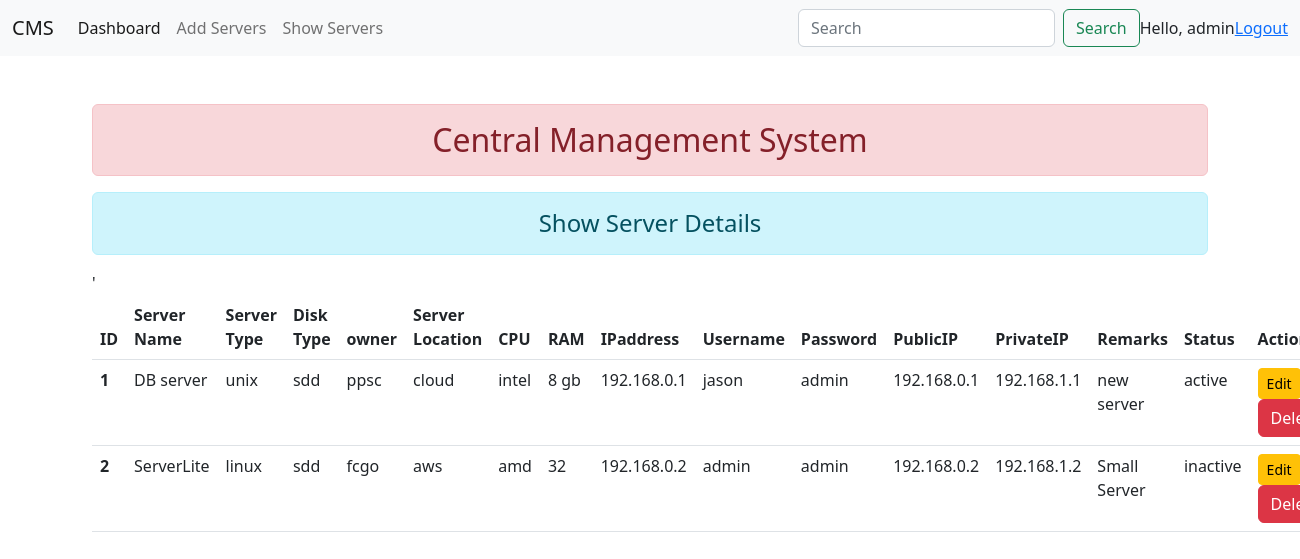
The app's page /showserver/ (signed in) with its own data.
### servers/models.py (models this page shows)
class ServerDetails(models.Model):
    servername = models.CharField(max_length=250, unique=True)
    servertype_choices = (
        ('windows','WINDOWS'),
        ('linux', 'LINUX'),
        ('mac','MAC'),
        ('unix','UNIX'),
    )
    servertype = models.CharField(max_length=250, choices = servertype_choices, default= 'windows')
    disktype_choices = (
        ('hdd','HDD'),
        ('sdd','SDD'),
        ('san disk','SAN DISK'),
    )
    disktype = models.CharField(max_length=250, choices= disktype_choices, default='hdd')
    owner_choice = (
        ('ppsc','PPSC'),
        ('fcgo','FCGO'),
    )
    owner = models.CharField(max_length=250, choices= owner_choice, default='ppsc')
    location_choices = (
        ('cloud','CLOUD'),
        ('standalone','STANDALONE'),
        ('aws','AWS'),
        ('azure','AZURE'),
    )
    serverlocation = models.CharField(max_length=250, choices = location_choices, default='cloud')
    cpu = models.CharField(max_length=250)
    ram = models.CharField(max_length=250)
    ipaddress = models.CharField(max_length=250,unique = True)
    username = models.CharField(max_length=250, unique = True)
    password = models.CharField(max_length=250)
    publicip = models.CharField(max_length=250,unique= True)
    privateip = models.CharField(max_length=250,unique= True)
    remarks = models.CharField(max_length=250, null=True , blank= True)
    status_choices = (
        ('active','ACTIVE'),
        ('inactive','INACTIVE'),
    )
    status = models.CharField(max_length=250, choices= status_choices, default='active' )

### servers/views.py (the view)
# urls.py: path('showserver/', views.showserver, name="showserver"),
@login_required(login_url='login')
def showserver(request):
    show_servers = ServerDetails.objects.all()
    return render(request, 'showserver.html', {'show': show_servers})

### templates/showserver.html (shortened to what this page needs)
{% extends 'base.html' %}
{% block content %}
<div>
    <h4 class="text-center alert alert-info">Show Server Details</h4>
    {% if show %}
        <table class="table table-hover">
            <thead>
                <tr>
                  <th scope="col">ID</th>
                  <th scope="col">Server Name</th>
                  <th scope="col">Server Type</th>
                  <th scope="col">Disk Type</th>
                  <th scope="col">owner</th>
                  <th scope="col">Server Location</th>
                  <th scope="col">CPU</th>
                  <th scope="col">RAM</th>
                  <th scope="col">IPaddress</th>
                  <th scope="col">Username</th>
                  <th scope="col">Password</th>
                  <th scope="col">PublicIP</th>
                  <th scope="col">PrivateIP</th>
                  <th scope="col">Remarks</th>
                  <th scope="col">Status</th>'
                  <th scope="col">Action</th>
                </tr>
              </thead>
              <tbody>
                    {% for sh in show %}
                <tr>
                    <th scope="row">{{sh.id}}</th>
                    <td>{{sh.servername}}</td>
                    <td>{{sh.servertype}}</td>
                    <td>{{sh.disktype}}</td>
                    <td>{{sh.owner}}</td>
                    <td>{{sh.serverlocation}}</td>
                    <td>{{sh.cpu}}</td>
                    <td>{{sh.ram}}</td>
                    <td>{{sh.ipaddress}}</td>
                    <td>{{sh.username}}</td>
                    <td>{{sh.password}}</td>
                    <td>{{sh.publicip}}</td>
                    <td>{{sh.privateip}}</td>
                    <td>{{sh.remarks}}</td>
                    <td>{{sh.status}}</td>
                    <td>
                        <a href="{% url 'updatedata' sh.id %}" class="btn btn-warning btn-sm">Edit</a>
                        <form action="{% url 'deletedata' sh.id %}" method="post" class="d-inline">
                            <input type="submit" class="btn btn-danger" value="Delete">
                        </form>
                    </td>
                </tr>
                    {% endfor %}
              </tbody>
        </table>
    {% else %}
        <h4 class="text-center alert alert-warning">No Records </h4>
    {% endif %}
</div>
{% endblock %}

### templates/base.html (shortened to what this page needs)
<!DOCTYPE html>
<html lang="en">
<head>
    <link href="https://cdn.jsdelivr.net/npm/bootstrap@5.2.0-beta1/dist/css/bootstrap.min.css" rel="stylesheet">
</head>
<body>
    <nav class="navbar navbar-expand-lg bg-light">
        <div class="container-fluid">
          <a class="navbar-brand" href="#">CMS</a>
          <div class="collapse navbar-collapse" id="navbarSupportedContent">
            <ul class="navbar-nav me-auto mb-2 mb-lg-0">
              <li class="nav-item">
                <a class="nav-link active" aria-current="page" href="{% url 'addandshow' %}">Dashboard</a>
              </li>
              <li class="nav-item">
                <a class="nav-link" href="{% url 'addserver' %}">Add Servers</a>
              </li>
              <li class="nav-item">
                <a class="nav-link" href="{% url 'showserver' %}">Show Servers</a>
              </li>
            </ul>
            <form class="d-flex" role="search">
              <input class="form-control me-2" type="search" placeholder="Search" aria-label="Search">
              <button class="btn btn-outline-success" type="submit">Search</button>
            </form>
            <span>Hello, {{request.user}}</span>
            <span><a href="{% url 'logout' %}">Logout</a></span>
          </div>
        </div>
    </nav>
    <div class="container mt-5">
        <h2 class="text-center alert alert-danger"> Central Management System</h2>
        {% block content %}
        {% endblock %}
    </div>
</body>
</html>

### records on screen
ServerDetails: id "1", servername "DB server", servertype "unix", disktype "sdd", owner "ppsc", serverlocation "cloud", cpu "intel", ram "8 gb", ipaddress "192.168.0.1", username "jason", password "admin", publicip "192.168.0.1", privateip "192.168.1.1", remarks "new server", status "active"
ServerDetails: id "2", servername "ServerLite", servertype "linux", disktype "sdd", owner "fcgo", serverlocation "aws", cpu "amd", ram "32", ipaddress "192.168.0.2", username "admin", password "admin", publicip "192.168.0.2", privateip "192.168.1.2", remarks "Small Server", status "inactive"

### other values on screen
{{ request.user }} "admin"
